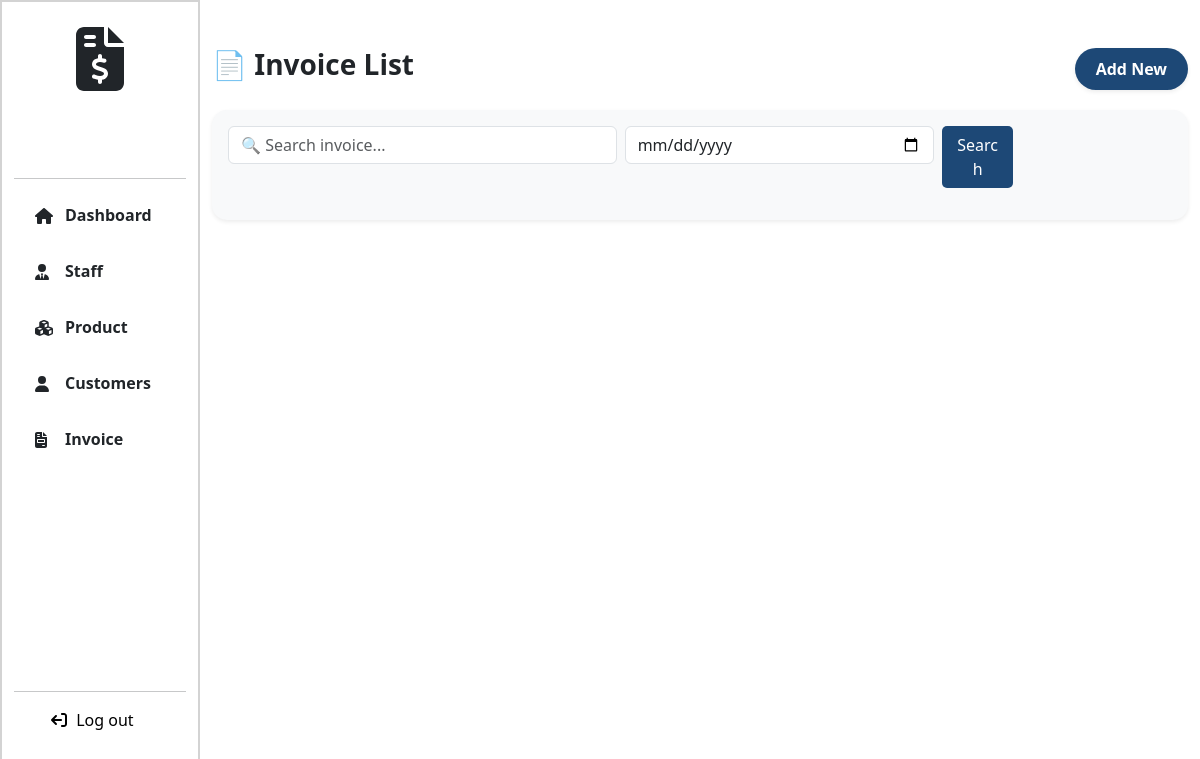
The page /invoices (signed in) on the database as committed earlier.
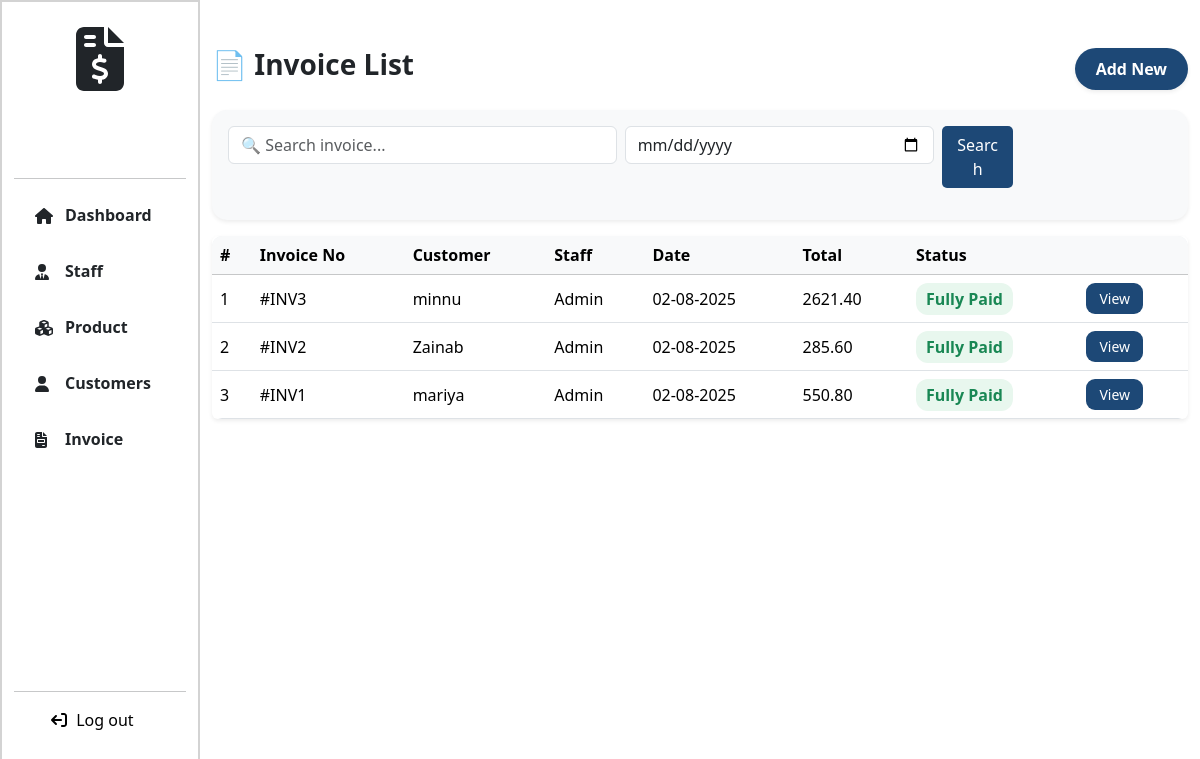
The same page on the database as committed later.
### Billing_App/models.py (models this page shows, shortened)
class Invoice(models.Model):
    customer = models.ForeignKey(Customer, on_delete=models.CASCADE)
    staff = models.ForeignKey(User, on_delete=models.CASCADE)
    date = models.DateTimeField(auto_now_add=True)
    gst_percentage = models.IntegerField(default=2)
    gst = models.DecimalField(max_digits=5, decimal_places=2, default=0.00)
    total = models.DecimalField(max_digits=15, decimal_places=2, default=0)
    grand_total = models.DecimalField(max_digits=15, default=0, decimal_places=2)
    amount_paid = models.DecimalField(max_digits=10, decimal_places=2, default=0.00)
    amount_due = models.DecimalField(max_digits=10, decimal_places=2, default=0.00)

class Customer(models.Model):
    fullname = models.CharField(max_length=255)
    phone=models.IntegerField(unique=True)
    address = models.TextField()
    wallet = models.DecimalField(max_digits=10, decimal_places=2, default=Decimal('0.00'))
    credit_limit = models.DecimalField(max_digits=10, decimal_places=2, default=Decimal('1000.00'))

### Billing_App/views.py (the view)
# urls.py: path('invoices', views.invoices, name="invoices"),
@login_required
def invoices(request):
    if 'phone' in request.session:
      del request.session['phone']
    if request.method == "GET":
      search = request.GET.get("search")
      date = request.GET.get("date")
      invoices = Invoice.objects.all().order_by('-id')
      if search:
        invoices = Invoice.objects.filter(
          Q(customer__fullname__icontains=search) | Q(id__icontains=search) | Q(grand_total__icontains=search))
      elif date:
        invoices = Invoice.objects.filter(date__date=date)
      else:
        invoices = Invoice.objects.all().order_by('-id')
    return render(request, "invoices.html", locals())

### templates/invoices.html (shortened to what this page needs)
{% extends 'navbar.html' %}
{% load static %}
{% block link %}
<link rel="stylesheet" href="https://cdn.jsdelivr.net/npm/bootstrap@5.3.2/dist/css/bootstrap.min.css">
<link rel="stylesheet" href="{% static 'css/invoice.css' %}">
{% endblock %}
{% block content %}
<div class="col-lg-10 col-md-9 col-sm-9 page-col">
    <div class="invoice-header">
        <h3 class="fw-bold">📄 Invoice List</h3>
        <a href="{% url 'create_invoice' %}" class="btn btn-new-bill shadow-sm">Add New</a>
    </div>
    <div class="card shadow-sm border-0 p-3 mb-3 search-card">
        <form action="{% url 'invoices' %}" method="get" class="row g-2">
            <div class="col-md-5">
                <input type="text" class="form-control" name="search" placeholder="🔍 Search invoice..." autocomplete="off">
            </div>
            <div class="col-md-4">
                <input type="date" name="date" class="form-control">
            </div>
            <div class="col-md-3 d-grid">
                <button type="submit" class="btn " style="border-radius:5px; background-color:#1d4876; color: white; width: 31%;">Search</button>
            </div>
        </form>
    </div>
    {% if invoices %}
    <div class="card shadow-sm border-0">
        <div class="table-responsive">
            <table class="table table-hover align-middle mb-0">
                <thead class="table-light">
                    <tr>
                        <th>#</th>
                        <th>Invoice No</th>
                        <th>Customer</th>
                        <th>Staff</th>
                        <th>Date</th>
                        <th>Total</th>
                        <th>Status</th>
                        <th></th>
                    </tr>
                </thead>
                <tbody>
                    {% for invoice in invoices %}
                    <tr>
                        <td>{{ forloop.counter }}</td>
                        <td>#INV{{ invoice.id }}</td>
                        <td>{{ invoice.customer.fullname }}</td>
                        <td>{% if not invoice.staff.first_name %}Admin{% else %}{{ invoice.staff.first_name }} {{ invoice.staff.last_name }}{% endif %}</td>
                        <td>{{ invoice.date|date:"d-m-Y" }}</td>
                        <td>{{ invoice.grand_total }}</td>
                        <td>
                            {% if invoice.amount_paid >= invoice.grand_total %}
                                <span class="text-success fw-bold">Fully Paid</span>
                            {% else %}
                                <span class="text-danger fw-bold">Pending</span>
                            {% endif %}
                        </td>
                        <td><a href="{% url 'invoice_view' invoice.id %}" class="btn btn-product">View</a></td>
                    </tr>
                    {% endfor %}
                </tbody>
            </table>
        </div>
    </div>
    {% else %}
    <div class="alert alert-warning text-center mt-4 rounded-pill shadow-sm">
        🚫 No Invoice Found!
    </div>
    {% endif %}
</div>
{% endblock %}

Rows that differ between the two databases and show on the page:
added Invoice: id "3", customer.fullname "minnu", shows "Admin", date "02-08-2025", grand_total "2621.40", amount_paid "Fully Paid"
added Invoice: id "2", customer.fullname "Zainab", shows "Admin", date "02-08-2025", grand_total "285.60", amount_paid "Fully Paid"
added Invoice: id "1", customer.fullname "mariya", shows "Admin", date "02-08-2025", grand_total "550.80", amount_paid "Fully Paid"
Other text that changed with them:
text now shown: "# Invoice No Customer Staff Date Total Status"
